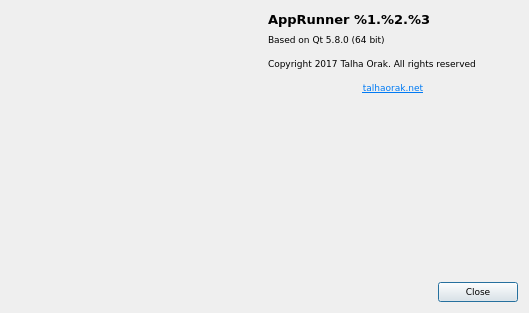
<?xml version="1.0" encoding="UTF-8"?>
<ui version="4.0">
 <class>AboutDialog</class>
 <widget class="QDialog" name="AboutDialog">
  <property name="geometry">
   <rect>
    <x>0</x>
    <y>0</y>
    <width>529</width>
    <height>313</height>
   </rect>
  </property>
  <property name="font">
   <font>
    <family>Verdana</family>
    <pointsize>7</pointsize>
   </font>
  </property>
  <property name="windowTitle">
   <string>About VersionManagerTool</string>
  </property>
  <layout class="QVBoxLayout" name="verticalLayout_3">
   <item>
    <layout class="QHBoxLayout" name="horizontalLayout">
     <item>
      <layout class="QVBoxLayout" name="verticalLayout_2">
       <item>
        <widget class="QLabel" name="label_Icon">
         <property name="sizePolicy">
          <sizepolicy hsizetype="Fixed" vsizetype="Fixed">
           <horstretch>0</horstretch>
           <verstretch>0</verstretch>
          </sizepolicy>
         </property>
         <property name="maximumSize">
          <size>
           <width>5000</width>
           <height>5000</height>
          </size>
         </property>
         <property name="frameShape">
          <enum>QFrame::NoFrame</enum>
         </property>
         <property name="text">
          <string/>
         </property>
         <property name="pixmap">
          <pixmap resource="resources.qrc">:/images/Icon</pixmap>
         </property>
        </widget>
       </item>
       <item>
        <spacer name="verticalSpacer">
         <property name="orientation">
          <enum>Qt::Vertical</enum>
         </property>
         <property name="sizeHint" stdset="0">
          <size>
           <width>20</width>
           <height>40</height>
          </size>
         </property>
        </spacer>
       </item>
      </layout>
     </item>
     <item>
      <layout class="QVBoxLayout" name="verticalLayout">
       <item>
        <widget class="QLabel" name="label_Title">
         <property name="text">
          <string>&lt;html&gt;&lt;head/&gt;&lt;body&gt;&lt;p&gt;&lt;span style=&quot; font-size:10pt; font-weight:600;&quot;&gt;AppRunner %1.%2.%3&lt;/span&gt;&lt;/p&gt;&lt;/body&gt;&lt;/html&gt;</string>
         </property>
        </widget>
       </item>
       <item>
        <widget class="QLabel" name="label_2">
         <property name="text">
          <string>&lt;html&gt;&lt;head/&gt;&lt;body&gt;&lt;p&gt;Based on Qt 5.8.0 (64 bit)&lt;/p&gt;&lt;p&gt;Copyright 2017 Talha Orak. All rights reserved&lt;/p&gt;&lt;p align=&quot;center&quot;&gt;&lt;a href=&quot;http://www.godimstudio.com&quot;&gt;&lt;span style=&quot; text-decoration: underline; color:#007af4;&quot;&gt;talhaorak.net&lt;/span&gt;&lt;/a&gt;&lt;/p&gt;&lt;/body&gt;&lt;/html&gt;</string>
         </property>
         <property name="alignment">
          <set>Qt::AlignLeading|Qt::AlignLeft|Qt::AlignTop</set>
         </property>
        </widget>
       </item>
       <item>
        <spacer name="verticalSpacer_2">
         <property name="orientation">
          <enum>Qt::Vertical</enum>
         </property>
         <property name="sizeHint" stdset="0">
          <size>
           <width>20</width>
           <height>40</height>
          </size>
         </property>
        </spacer>
       </item>
      </layout>
     </item>
    </layout>
   </item>
   <item>
    <widget class="QDialogButtonBox" name="buttonBox">
     <property name="orientation">
      <enum>Qt::Horizontal</enum>
     </property>
     <property name="standardButtons">
      <set>QDialogButtonBox::Close</set>
     </property>
    </widget>
   </item>
  </layout>
 </widget>
 <resources>
  <include location="resources.qrc"/>
 </resources>
 <connections>
  <connection>
   <sender>buttonBox</sender>
   <signal>accepted()</signal>
   <receiver>AboutDialog</receiver>
   <slot>accept()</slot>
   <hints>
    <hint type="sourcelabel">
     <x>248</x>
     <y>254</y>
    </hint>
    <hint type="destinationlabel">
     <x>157</x>
     <y>274</y>
    </hint>
   </hints>
  </connection>
  <connection>
   <sender>buttonBox</sender>
   <signal>rejected()</signal>
   <receiver>AboutDialog</receiver>
   <slot>reject()</slot>
   <hints>
    <hint type="sourcelabel">
     <x>316</x>
     <y>260</y>
    </hint>
    <hint type="destinationlabel">
     <x>286</x>
     <y>274</y>
    </hint>
   </hints>
  </connection>
 </connections>
</ui>
